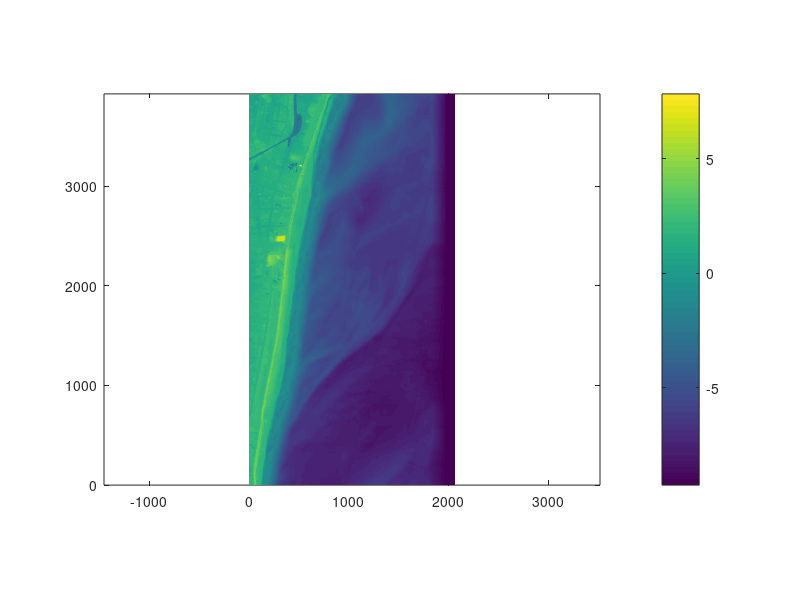

Source code (MATLAB): (Note: this script raises an error after producing the figure.)
% Script to create input files needed for Unity version of Celeris
% creates config.json, irrWaves.txt, and modified_bathy.txt

clear all
close all
clf

% High-Level Simulation Control Parameters
NLSW_or_Bous =1; % =0 for Nonlinear Shallow Water Solver (long waves only) otherwise Boussinesq (wind waves) 
dx=2.0; % uniform grid size to use in model - the loaded bathy files will be interpolated to this grid size
Courant_num = 0.2; %Target Courant #.  ~0.25 for P-C, ~0.05 for explicit methods. Default: 0.2
isManning=0; % A boolean friction model value, if==1 "friction" is a Mannnigs n, otherwise it is a dimensionless friction factor (Moody)
friction=0.001;  % dimensionless friction coefficient, or Mannings "n", depending on isManning choice

% Waves
Hmo=5.;  % Spectral wave height (m)
Tp=10;  % peak period (sec)
Thetap=180; % mean direction (deg w.r.t. numerical grid) 0=from west, 90=from south, 180=from east, -90 or 270 from north

%  Boundary conditions - at least one of the boundaries should be = 2
west_boundary_type=1; % west_boundary_type, 0=solid wall, 1=sponge layer, 2= waves loaded from file, created by spectrum_2D above
east_boundary_type=2; % east_boundary_type, 0=solid wall, 1=sponge layer, 2= waves loaded from file, created by spectrum_2D above
south_boundary_type=1; % south_boundary_type, 0=solid wall, 1=sponge layer, 2= waves loaded from file, created by spectrum_2D above
north_boundary_type=1; % north_boundary_type, 0=solid wall, 1=sponge layer, 2= waves loaded from file, created by spectrum_2D above

% Defaults, should not need to change (for other parameters need to change source code
g=9.81;  %gravity
Theta=1.5;  %midmod limiter parameter; empirical breaking parameter. 1.0 most dissipative (upwind) to 2.0 least dissipative (centered) Default: 1.5
dissipation_threshold=0.3;  %For visualization purposes, represents a characterestic slope at breaking. 0.577=30 degrees, will need to be lower for coarse grid simulations that can not resolve this slope; 0.364=20 deg; 0.2679=15 deg
whiteWaterDecayRate=0.9; % For visualization purposes, not simulation. Default: 0.9
timeScheme=2;  %  Time integration choices: 0=Euler, 1=3rd-order A-B predictor, 2= A-B 4th-order predictor+corrector. Default: 2
seaLevel=0.0;  % water level shift from given datum, for tide, surge, etc
Bcoef=0.06666667; % dispersion parameter, 1/15 is optimum value for this set of equations. Default: 0.06666666666667
tridiag_solve=2; % Method to solve the tridiagonal Boussinesq system: =0 Thomas (extremely slow, only for small domains (nx,ny <500) due to thread memory req), =1 Gauss-Sid (very slow), or 2 parallel cyclic reduction (best). Default: 2 

% Create bathy/topo surface - this needs to be custom for each scenario -
% see the interpBathy.m script in the directory below to see how the data
% is converted into a model grid
load celeris_bathy.mat

% fit data to simulation dx // flip miami to fit on screen
x_interp=x(1):dx:x(end);
y_interp=y(1):dx:y(end);
h_interp=interp2(x,y',h,x_interp,y_interp')+seaLevel;
[ny,nx]=size(h_interp);


base_depth=-min(min(h_interp)); % characteristic_depth (m), used to estimate time step, use depth in area of wave generation, or expected largest depth in domain
%h_interp = h_interp*0 - base_depth;
figure(1)
clf
pcolor(x_interp,y_interp,h_interp)
axis equal
shading interp
colorbar


pause(.1)
save bathy.txt h_interp -ascii

WIDTH=length(x_interp); % //WIDTH
HEIGHT=length(y_interp); % //HEIGHT
dx=mean(diff(x_interp));  % //dx
dy=mean(diff(y_interp));  %  //dy

% create spectral waves
spectrum_2D(Hmo,Tp,Thetap,base_depth);   % creates input wave spectrum

% write sim control data to file
data = [ WIDTH, HEIGHT, dx, dy, Courant_num, NLSW_or_Bous, ...
            base_depth, g, Theta, friction, isManning, ...
            dissipation_threshold, whiteWaterDecayRate, timeScheme, ...
            seaLevel*0, Bcoef, tridiag_solve, west_boundary_type, ...
            east_boundary_type, south_boundary_type, north_boundary_type, Hmo];
varnames = {'WIDTH', 'HEIGHT', 'dx', 'dy', 'Courant_num', 'NLSW_or_Bous', ...
            'base_depth', 'g', 'Theta', 'friction', 'isManning', ...
            'dissipation_threshold', 'whiteWaterDecayRate', 'timeScheme', ...
            'seaLevel', 'Bcoef', 'tridiag_solve', 'west_boundary_type', ...
            'east_boundary_type', 'south_boundary_type', 'north_boundary_type', 'significant_wave_height'};

% Open the output file for writing
fid = fopen('config.json', 'w');
fprintf(fid, '{ \n');
% Write the data and variable names to the file
for i = 1:length(data)-1
    fprintf(fid, '  "%s": %.8f, \n' ,varnames{i} , data(i));
end
i=i+1;
fprintf(fid, '  "%s": %.8f \n' ,varnames{i} , data(i));
fprintf(fid, '} \n');

% Close the output file
fclose(fid);






